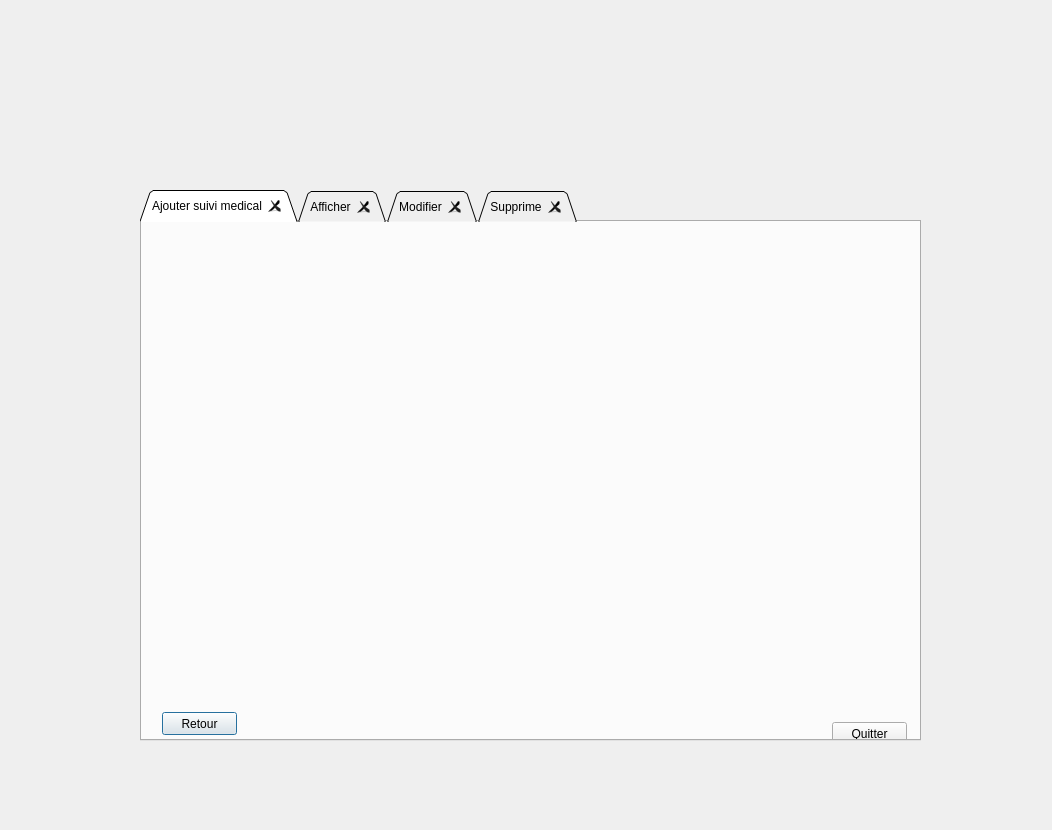
<?xml version="1.0" encoding="UTF-8"?>
<ui version="4.0">
 <class>Suivie_medical</class>
 <widget class="QDialog" name="Suivie_medical">
  <property name="geometry">
   <rect>
    <x>0</x>
    <y>0</y>
    <width>1052</width>
    <height>830</height>
   </rect>
  </property>
  <property name="windowTitle">
   <string>suivi medical</string>
  </property>
  <widget class="QTabWidget" name="tabWidget">
   <property name="geometry">
    <rect>
     <x>140</x>
     <y>190</y>
     <width>781</width>
     <height>551</height>
    </rect>
   </property>
   <property name="tabShape">
    <enum>QTabWidget::Triangular</enum>
   </property>
   <property name="currentIndex">
    <number>0</number>
   </property>
   <property name="documentMode">
    <bool>false</bool>
   </property>
   <property name="tabsClosable">
    <bool>true</bool>
   </property>
   <property name="movable">
    <bool>true</bool>
   </property>
   <property name="tabBarAutoHide">
    <bool>false</bool>
   </property>
   <widget class="QWidget" name="tab_5">
    <attribute name="title">
     <string>Ajouter suivi medical</string>
    </attribute>
    <widget class="QPushButton" name="pushButton_R">
     <property name="geometry">
      <rect>
       <x>20</x>
       <y>490</y>
       <width>75</width>
       <height>23</height>
      </rect>
     </property>
     <property name="text">
      <string>Retour</string>
     </property>
    </widget>
    <widget class="QPushButton" name="pushButton_Q">
     <property name="geometry">
      <rect>
       <x>690</x>
       <y>500</y>
       <width>75</width>
       <height>23</height>
      </rect>
     </property>
     <property name="text">
      <string>Quitter</string>
     </property>
    </widget>
   </widget>
   <widget class="QWidget" name="tab">
    <attribute name="title">
     <string>Afficher</string>
    </attribute>
   </widget>
   <widget class="QWidget" name="tab_2">
    <attribute name="title">
     <string>Modifier</string>
    </attribute>
   </widget>
   <widget class="QWidget" name="tab_6">
    <attribute name="title">
     <string>Supprime</string>
    </attribute>
   </widget>
  </widget>
  <widget class="QLabel" name="label_p">
   <property name="geometry">
    <rect>
     <x>-470</x>
     <y>-180</y>
     <width>1781</width>
     <height>1181</height>
    </rect>
   </property>
   <property name="text">
    <string/>
   </property>
  </widget>
  <zorder>label_p</zorder>
  <zorder>tabWidget</zorder>
 </widget>
 <resources/>
 <connections/>
</ui>
